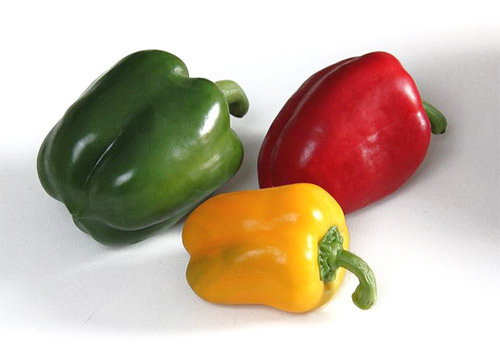
#> input picture B2-Computer_Vision_1/Clase1/pimiento_morron.jpg, 500 x 359 px
$ jupyter execute 06.Deteccion_morrones.ipynb   (shell and % lines are left out)
#> lines starting #> are read from the running program, lines starting #| are printed output that depends on the picture; after the words box and inside, x2 and y2 are one past the last pixel; in counts of white or black regions, pixels touching at a corner belong together; long printed decimals are rounded
# Ejercitación espacios de color

Segmentación por color

[cell 1]
#Si queremos que las imágenes sean mostradas en una ventana emergente quitar el inline

# OpenCV-Python utiliza NumPy para el manejo de imágenes
import numpy as np
# cv2 es el módulo python para acceder a OpenCV
import cv2 as cv
# Usamos las poderosas herramientas de graficación de matplotlib para mostrar imágenes, perfiles, histogramas, etc
import matplotlib.pyplot as plt

[cell 2]
# Cargar la imagen color
#-----------------------
img_color = cv.imread('pimiento_morron.jpg')
#> img_color is the input picture: shape (359, 500, 3); mean B, G, R 162.7, 180.5, 197.9
imgRGB = cv.cvtColor(img_color, cv.COLOR_BGR2RGB)

plt.figure(1)
plt.imshow(imgRGB)
plt.show()

[cell 3]
# Tomamos una muestra del morron amarillo
#----------------------------------------
#img_muestra = imgRGB[100:150,325:375,:]
img_muestra = imgRGB[230:280,230:280,:]
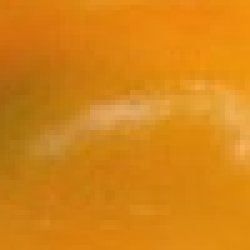
#> img_muestra: shape (50, 50, 3) (shown 5 times larger); mean R, G, B 213.7, 132.1, 21.5
plt.figure(2)
plt.imshow(img_muestra)
plt.show()

[cell 4]
# Calculamos un modelo estadístico sencillo para caracterizar el color del morrón rojo en el espacio RGB
#-----------------------------------------------------------------------------------------------------
color_mean, color_std = cv.meanStdDev(img_muestra)
#> color_mean = [213.7, 132.1, 21.55]; color_std = [16.69, 12.95, 15.32]

print(color_mean.flatten().tolist())
#| [213.667, 132.0984, 21.5452]
print(color_std.flatten().tolist())
#| [16.692, 12.949, 15.321]

[cell 5]
# Pintemos de blanco los puntos que estén cerca de color_mean en un radio menor que 3 sigmas
#-----------------------------------------------------------------------------------------
mask = cv.inRange(imgRGB, color_mean-color_std*7,  color_mean+color_std*7)
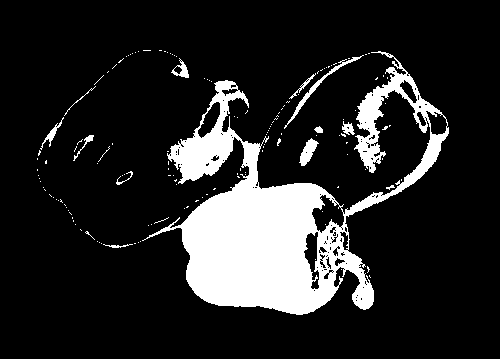
#> mask: shape (359, 500); 14.9% white; 147 white regions (134 under 20 px), largest, box (x1, y1, x2, y2) and area: (142, 51, 449, 315) 24992, (284, 55, 364, 129) 367, (299, 138, 319, 166) 268
# con inRange estoy armando una mascara.
img_segmentada = cv.bitwise_and(imgRGB, imgRGB, mask=mask)

plt.figure(3)
plt.imshow(img_segmentada)
plt.show()

plt.figure(4)
plt.imshow(mask,cmap='gray')
plt.show

[cell 6]
from mpl_toolkits.mplot3d import Axes3D
from matplotlib import cm
from matplotlib import colors

r, g, b = cv.split(imgRGB)
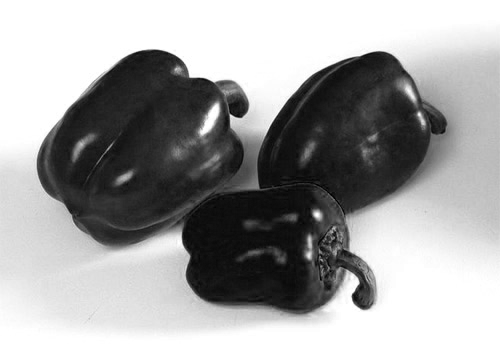
#> b: shape (359, 500); min 0, max 255, mean 162.7
#r, g, b = cv.split(img_HSV)
fig = plt.figure()
axis = fig.add_subplot(1, 1, 1, projection="3d")

pixel_colors = imgRGB.reshape((np.shape(imgRGB)[0]*np.shape(imgRGB)[1], 3))
norm = colors.Normalize(vmin=-1.,vmax=1.)
norm.autoscale(pixel_colors)
pixel_colors = norm(pixel_colors).tolist()
#> pixel_colors = 179500 items

axis.scatter(r.flatten(), g.flatten(), b.flatten(), facecolors=pixel_colors, marker=".")
axis.set_xlabel("Canal 1")
axis.set_ylabel("Canal 2")
axis.set_zlabel("Canal 3")
plt.show()
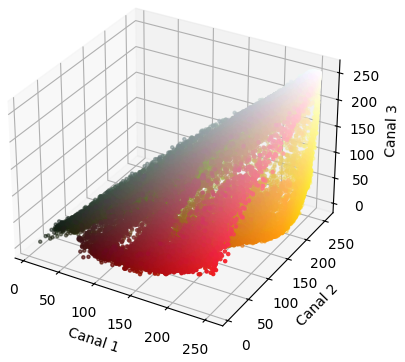
#> figure drawn by matplotlib, 1 panel

[cell 7]
# Trabajemos en HSV
#------------------
# Cuáles eran los flags para pasar a hsv ???
flags = [i for i in dir(cv) if ( i.find('HSV')>0) ]
print(flags)

[cell 8]
# Pasamos la imagen a HSV y calculo el color de muestra
#------------------------------------------------------
img_HSV = cv.cvtColor(img_color, cv.COLOR_BGR2HSV)
#> img_HSV: shape (359, 500, 3); mean H, S, V 52.1, 64.7, 202
plt.figure(5)
plt.imshow(img_HSV)

#img_muestra = img_HSV[100:150,325:375,:]
img_muestra_hsv = img_HSV[230:280,230:280,:]
#> img_muestra_hsv: shape (50, 50, 3); mean H, S, V 17.3, 229.4, 213.7

# Calculamos un modelo estadístico sencillo para caracterizar el color del morrón rojo en el espacio RGB
color_mean = cv.mean(img_muestra_hsv)
#> color_mean = (17.27, 229.4, 213.7, 0)

print(color_mean)
#| (17.2744, 229.384, 213.667, 0.0)

[cell 9]
# Cómo puedo segmentar el amarillo ?
print(img_HSV[256,240,:])
#| [ 17 190 193]

[cell 10]
color_l = (14,100,100)
color_u = (28,255,255)

mask = cv.inRange(img_HSV, color_l,  color_u)
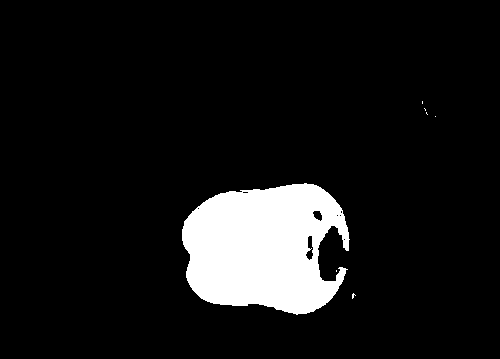
#> mask: shape (359, 500); 9.2% white; 7 white regions (6 under 20 px), largest, box (x1, y1, x2, y2) and area: (182, 183, 350, 315) 16509
img_segmentada = cv.bitwise_and(imgRGB, imgRGB, mask=mask)
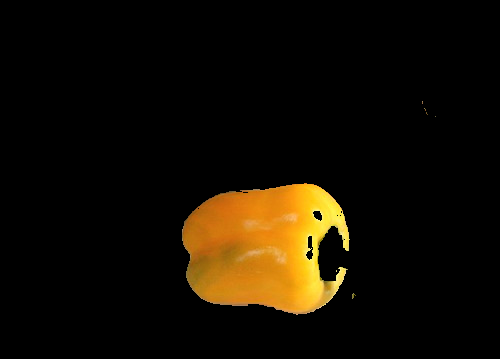
#> img_segmentada: shape (359, 500, 3); mean R, G, B 20.3, 13.7, 2.7

plt.figure(6)
plt.imshow(img_segmentada)
plt.show()

[cell 11]
r, g, b = cv.split(img_HSV)
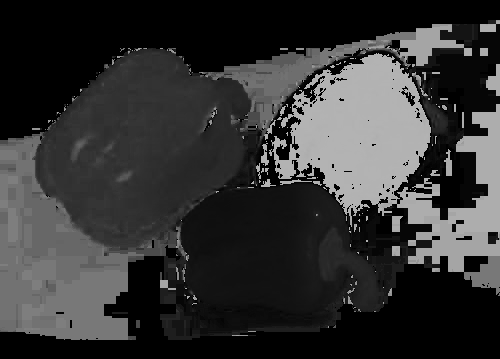
#> r: shape (359, 500); min 0, max 179, mean 52.1
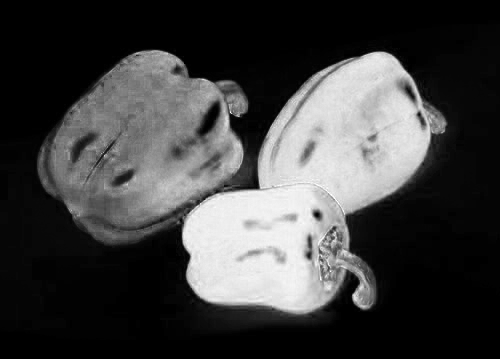
#> g: shape (359, 500); min 0, max 255, mean 64.7
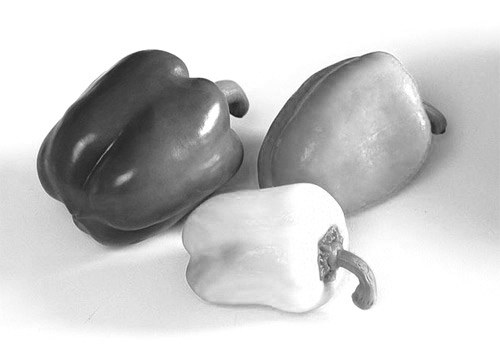
#> b: shape (359, 500); min 16, max 255, mean 202
fig = plt.figure()
axis = fig.add_subplot(1, 1, 1, projection="3d")

pixel_colors = imgRGB.reshape((np.shape(imgRGB)[0]*np.shape(imgRGB)[1], 3))
norm = colors.Normalize(vmin=-1.,vmax=1.)
norm.autoscale(pixel_colors)
pixel_colors = norm(pixel_colors).tolist()

axis.scatter(r.flatten(), g.flatten(), b.flatten(), facecolors=pixel_colors, marker=".")
axis.set_xlabel("Canal 1")
axis.set_ylabel("Canal 2")
axis.set_zlabel("Canal 3")
plt.show()
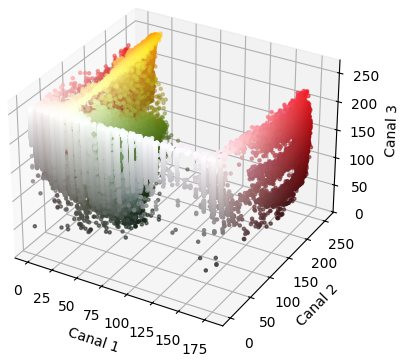
#> figure drawn by matplotlib, 1 panel

$ run again, with B2-Computer_Vision_1/Clase1/arandelas.png saved as B2-Computer_Vision_1/Clase1/pimiento_morron.jpg
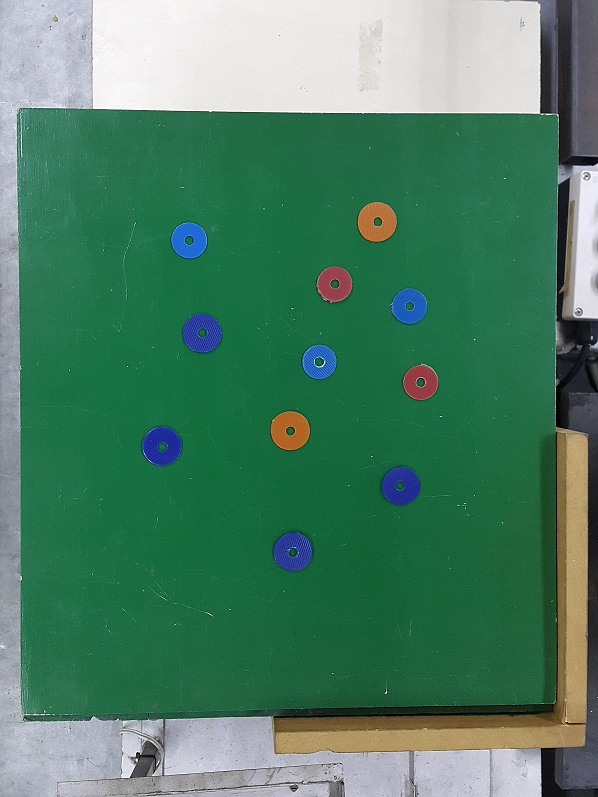
#> input picture B2-Computer_Vision_1/Clase1/arandelas.png, 598 x 797 px
#> img_color is the input picture: shape (797, 598, 3); mean B, G, R 101.8, 127.5, 77.5
#> `color_mean, color_std = cv.meanStdDev(img_muestra)`: color_mean = [25.41, 111.8, 67.09]; color_std = [2.26, 2.2, 2.33]
#| [25.409, 111.849, 67.0888]
#| [2.260, 2.204, 2.334]
#> `mask = cv.inRange(imgRGB, color_mean-color_std*7,  color_mean+color_st..`:
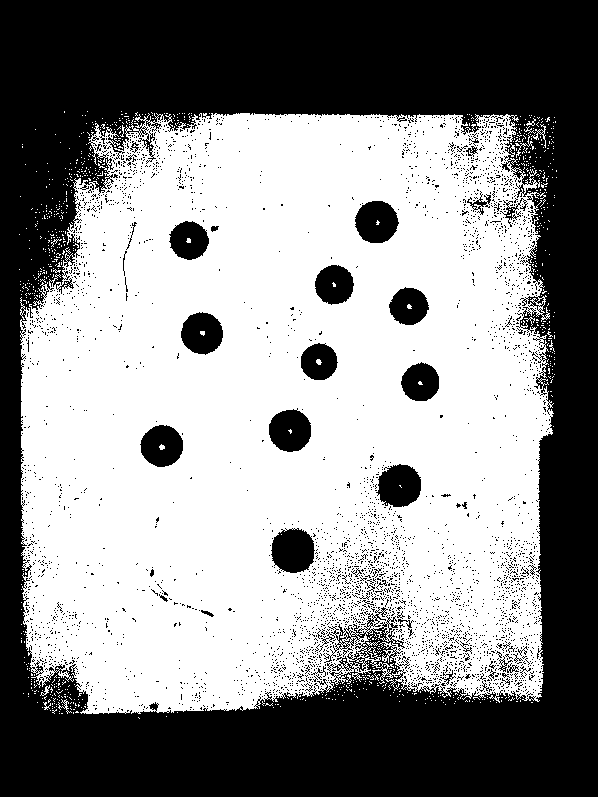
#> mask: shape (797, 598); 55% white; 3853 black regions (3805 under 20 px), largest, box (x1, y1, x2, y2) and area: (0, 0, 598, 797) 191401, (271, 528, 315, 573) 1544, (376, 464, 421, 507) 1470
#> pixel_colors = 476606 items
#> img_HSV: shape (797, 598, 3); mean H, S, V 75.5, 134.7, 132.4
#> img_muestra_hsv: shape (50, 50, 3); mean H, S, V 74.1, 197.2, 111.8
#> `color_mean = cv.mean(img_muestra_hsv)`: color_mean = (74.09, 197.2, 111.8, 0)
#| (74.094, 197.1772, 111.849, 0.0)
#| [ 74 198 111]
#> `plt.show()`:
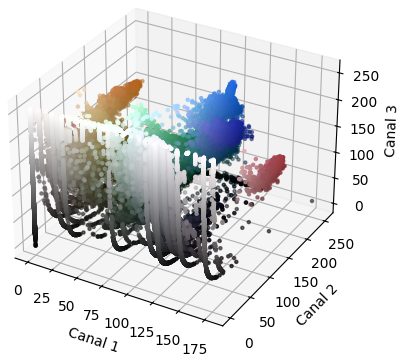
#> figure drawn by matplotlib, 1 panel
